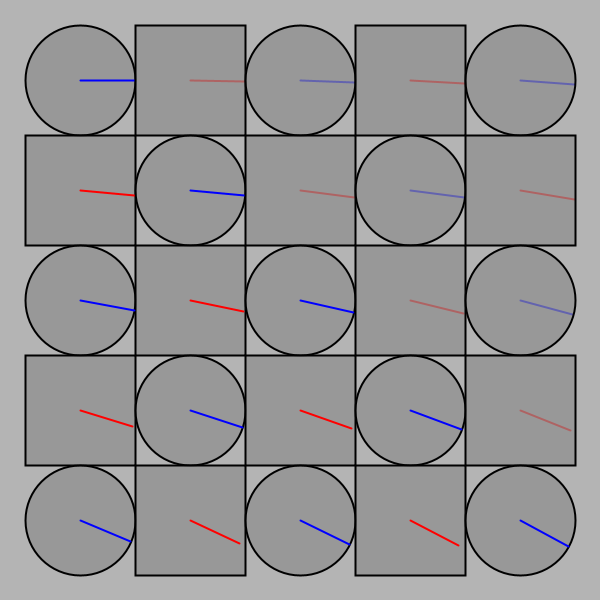
Frame 1 (no input)
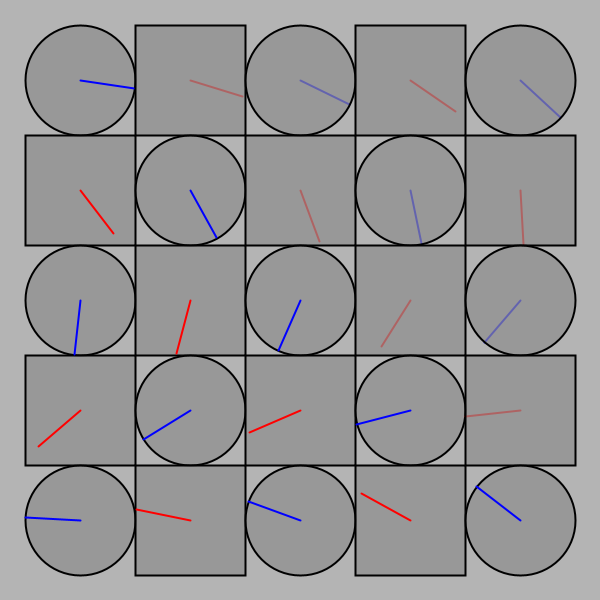
Frame 60 (the mouse pressed at the canvas centre just before this capture)
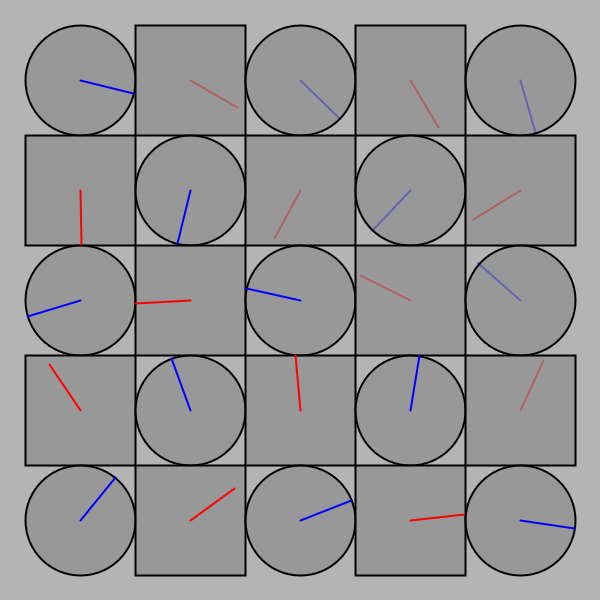
Frame 120 (the mouse held since frame 60 and released just before this capture)

The Processing sketch that drew these frames (run headless with seeded random() and noise(); from frame 60 on, the mouse is pressed at the canvas centre):

// Processing sketch: processing_150541
// ── processing_150541.pde

/*
 * Creative Coding
 * Week 2, 04 - The Clocks
 * Modified by Jason Prine
 *
 * This program draws a grid of circular "clocks", whose hands move according to the elasped time.
 * The higher the clock number the faster it moves, the first clock takes 1 min to go all the way around.
 * The function "movingCircle" is used to draw each clock. It is passed the position, size and hand angle
 * as arguments.
 * 
 */

void setup() {
  size(600, 600);
  background(180);
  rectMode(CENTER);
  noStroke();
}


void draw() {
  background(180);
  noStroke();

  int num = 5;  //number of circles in a row
  int margin = 80;  //left, right, top and bottom margin

  float gutter =0; //distance between each circle
  float cellsize = ( width - (2 * margin) - gutter * (num - 1) ) / (num - 1); //size of circle

  int circleNumber = 0; // counter

  for (int i=0; i<num; i++) {
    for (int j=0; j<num; j++) {
      ++circleNumber;
      println (circleNumber); //debugging
      float tx = margin + cellsize * i + gutter * i; //margin + length of circles + length of gutter
      float ty = margin + cellsize * j + gutter * j;

      movingCircle(tx, ty, cellsize, circleNumber * TWO_PI * millis() / 60000.0,circleNumber);
    }
  }
}//end of draw 


void movingCircle(float x, float y, float size, float angle, float shape) {

  // calculate endpoint of the line
  float tempX = x + (size / 2) * sin(angle);
  float tempY = y + (size / 2) * cos(angle);

  stroke(0);
  strokeWeight(2);
  fill(140, 180);
  
  if (shape%2 == 0) { //even value; create a square
    rect(x, y, size, size); // square
    stroke(255, 0, 0); // red line
  } else { //odd value; create a circle
    ellipse(x, y, size, size); // circle
    stroke(0, 0, 255); //blue line
  } //end if
  
  
  line(y, x, tempY, tempX); // red line ; reversed endpoints for clockwise motion
}
